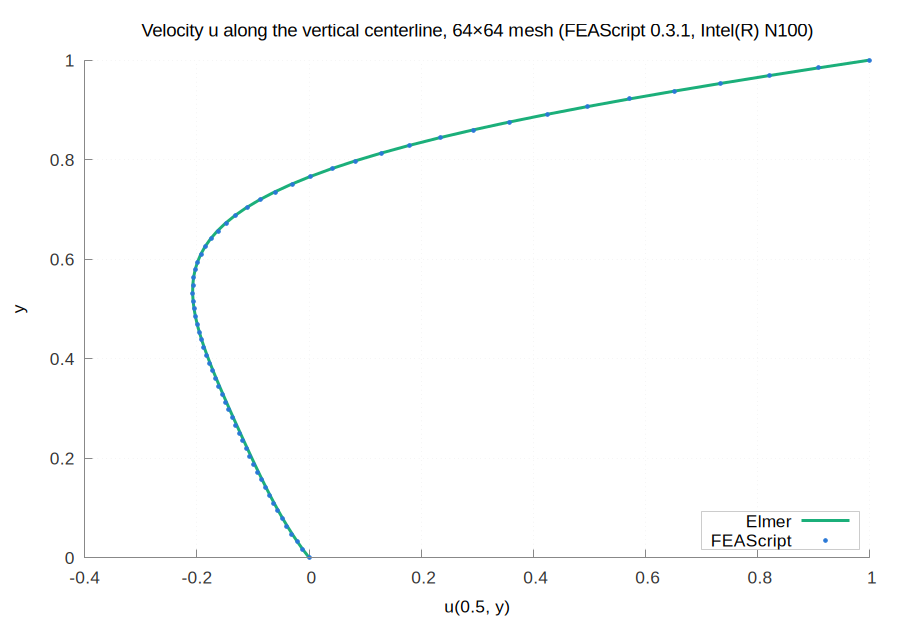

Generate this figure with gnuplot:
set terminal pngcairo size 900,620 font 'Arial,13'
set border 3 lc rgb '#888888'; set tics nomirror tc rgb '#333333'
set grid lc rgb '#e6e6e6' lw 1; set key top left box lc rgb '#cccccc' opaque
set output 'centerline.png'
set title 'Velocity u along the vertical centerline, 64×64 mesh (FEAScript 0.3.1, Intel(R) N100)' font 'Arial,14'
set xlabel 'u(0.5, y)'; set ylabel 'y'; set yrange [0:1]; set key bottom right
plot '../work/centerline_Elmer_UMFPACK_64x64.dat' u 2:1 w l lw 3 lc rgb '#1baf7a' t 'Elmer', \
     '../work/centerline_FEAScript_sparse_LU_64x64.dat' u 2:1 w p pt 7 ps 0.6 lc rgb '#2a78d6' t 'FEAScript'
